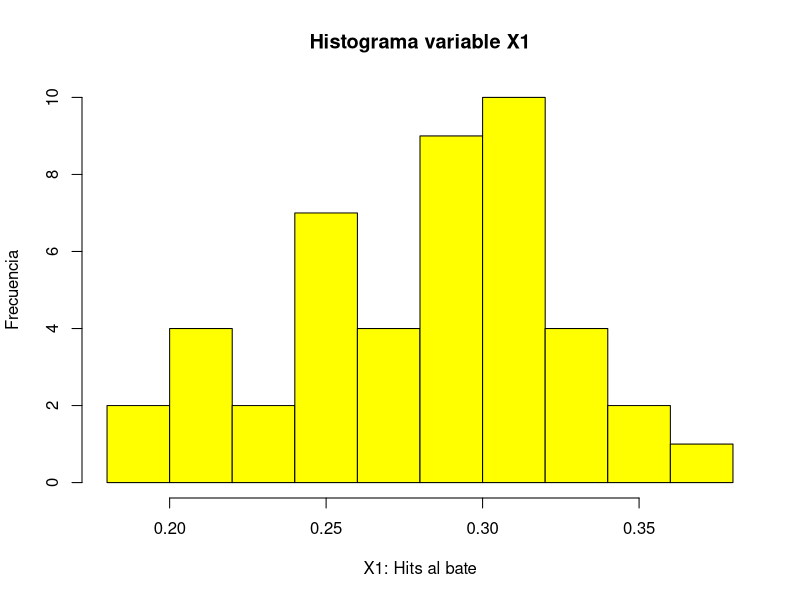
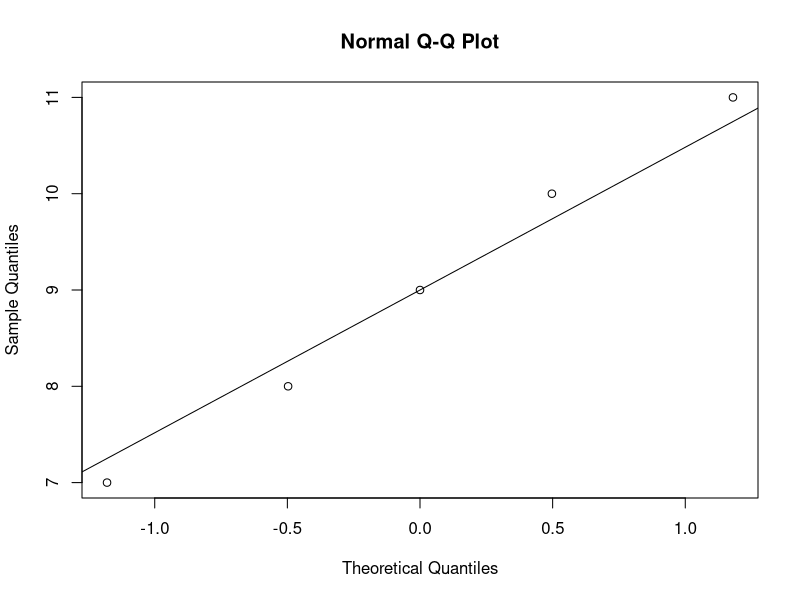

Here is the R script that generated these plots, in order:
## ---- chunk 1
# Inicializamos la librería que permite leer archivos xlsx
library(readxl)
# Asignamos a una variable la información almacenada en el archivo
Baseball <- read_excel("../../data/Baseball.xlsx")
# Mostramos las primeras 5 entradas
head(Baseball, n=5)
## ---- chunk 2
X1<-Baseball$X1
X1
## ---- chunk 3
hist(X1,main = "Histograma variable X1", ylab = "Frecuencia", xlab = "X1: Hits al bate", col="Yellow")
hist(X1,plot=F)
## ---- chunk 4
# Frecuencias observadas
fi<-c(8,11,9,10,7)
qqnorm(fi)
qqline(fi)
## ---- chunk 5
# Tamaño de los fi
(k<- length(fi))
## ---- chunk 6
# Numero total de datos 
n<- sum(fi)
# Puntos medios de los intervalos
(mi<-c(0.18+(0.24-0.18)/2,0.24+(0.28-0.24)/2,0.28+(0.30-0.28)/2,0.30+(0.32-0.30)/2, 0.32+(0.38-0.32)/2))
# Media de los datos
(xbarra<-sum(fi*mi)/n)
# Vector con las medias
x_barra<-rep(xbarra,k)

# Varianza 
(S_cuadrado<-sum(fi*(mi-x_barra)^{2})/(n-1))
# Desviación estandar
(S<-sqrt(S_cuadrado))
## ---- chunk 7
# P(Z<0.24)
(p1<-pnorm(0.24,mean= xbarra,sd=S))
# P(0.24 < Z < 0.28) 
(p2<-pnorm(0.28,mean= xbarra,sd=S)-pnorm(0.24,mean= xbarra,sd=S))
(p3<-pnorm(0.30,mean= xbarra,sd=S)-pnorm(0.28,mean= xbarra,sd=S))
(p4<-pnorm(0.32,mean= xbarra,sd=S)-pnorm(0.30,mean= xbarra,sd=S))
(p5<-pnorm(0.32,mean= xbarra,sd=S, lower.tail = F))

# Vector con las probabilidades
(pi<-c(p1,p2,p3,p4,p5))
# Suma de las probabilidades
(sum(pi))
## ---- chunk 8
# Estadistico
(t<-sum(((fi-n*pi)^{2})/(n*pi)))
## ---- chunk 9
# p-valor
(p_Valor<- 1-pchisq(t,k-1-2))
